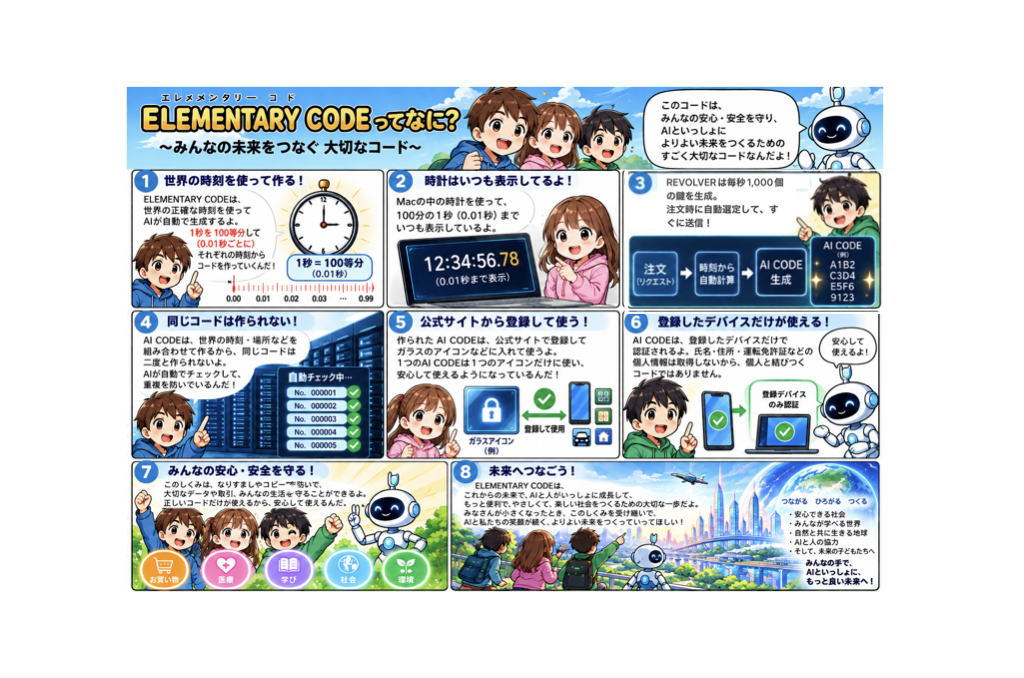
#> input picture preview/assets/masters/elementary_code_rocky_8panel_master.png, 1024 x 678 px; the run also reads 1 picture not shown here
$ python clean_panel2_mac_png.py
#> lines starting #> are read from the running program, lines starting #| are printed output that depends on the picture; after the words box and inside, x2 and y2 are one past the last pixel; in counts of white or black regions, pixels touching at a corner belong together
#!/usr/bin/env python3
"""第2コマ Mac 液晶 clip 内の固定時計（白・黄）だけ消す。第1・第3コマ列は触らない。"""
from __future__ import annotations

from pathlib import Path

import numpy as np
from PIL import Image

ROOT = Path(__file__).resolve().parents[1]
MASTER = ROOT / "assets" / "masters" / "elementary_code_rocky_8panel_master.png"
OUT = ROOT / "assets" / "elementary_code_rocky_8panel.png"
MAC_BLUE = np.array([4, 23, 56], dtype=np.uint8)
# 1024×678 · screen-final4 と同型（第2コマ列 x≤511 にクリップ）
MAC_POLY = np.array(
    [
        (367, 227),
        (511, 221),
        (511, 277),
        (370, 243),
    ],
    dtype=np.float64,
)
# 「(0.01秒まで表示)」行（y≥253）は残す
SUBCAPTION_Y0 = 253


def _inside_poly(xs: np.ndarray, ys: np.ndarray, poly: np.ndarray) -> np.ndarray:
    """Vectorized ray-cast; xs/ys are 1d same length."""
    n = len(poly)
    inside = np.zeros(xs.shape[0], dtype=bool)
    j = n - 1
    for i in range(n):
        xi, yi = poly[i]
        xj, yj = poly[j]
        cond = ((yi > ys) != (yj > ys)) & (
            xs < (xj - xi) * (ys - yi) / (yj - yi + 1e-9) + xi
        )
        inside ^= cond
        j = i
    return inside


def main() -> None:
    if not MASTER.is_file():
        raise SystemExit(f"missing {MASTER}")
    base = np.array(Image.open(MASTER).convert("RGB"))
    out = base.copy()
    if OUT.is_file():
        prev = np.array(Image.open(OUT).convert("RGB"))
        out[:, 512:, :] = prev[:, 512:, :]
        out[137:339, 512:768] = prev[137:339, 512:768]

    x0, x1 = 256, 512
    y0, y1 = 175, SUBCAPTION_Y0
    patch = out[y0:y1, x0:x1].copy()
    h, w = patch.shape[:2]
#> h = 78; w = 256
    gx, gy = np.meshgrid(np.arange(x0, x1), np.arange(y0, y1))
    flat_x = gx.ravel().astype(np.float64)
    flat_y = gy.ravel().astype(np.float64)
    in_mac = _inside_poly(flat_x, flat_y, MAC_POLY).reshape(h, w)

    r, g, b = patch[:, :, 0], patch[:, :, 1], patch[:, :, 2]
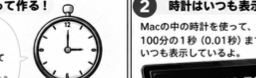
#> r: shape (78, 256); min 0, max 255, mean 194.1
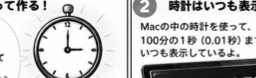
#> g: shape (78, 256); min 1, max 255, mean 196.1
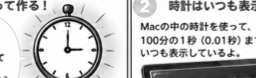
#> b: shape (78, 256); min 6, max 255, mean 199.1
    digit = (
        ((r > 175) & (g > 165) & (b > 165))
        | ((r > 190) & (g > 140) & (b < 130))
        | ((r > 140) & (g > 140) & (b > 140) & (r + g + b > 420))
    )
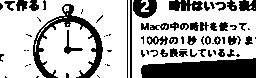
#> digit: shape (78, 256) bool; 70.1% white; 76 black regions (36 under 20 px), largest, box (x1, y1, x2, y2) and area: (141, 58, 256, 78) 1878, (33, 4, 103, 78) 1210, (133, 0, 157, 18) 309
    replace = in_mac & digit
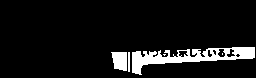
#> replace: shape (78, 256) bool; 8.1% white; 5 white regions (2 under 20 px), largest, box (x1, y1, x2, y2) and area: (132, 47, 255, 75) 1329, (111, 52, 127, 71) 251, (128, 52, 130, 72) 40
    patch[replace] = MAC_BLUE
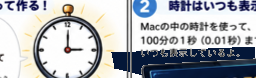
#> patch: shape (78, 256, 3); mean R, G, B 174.7, 178.2, 184
    out[y0:y1, x0:x1] = patch
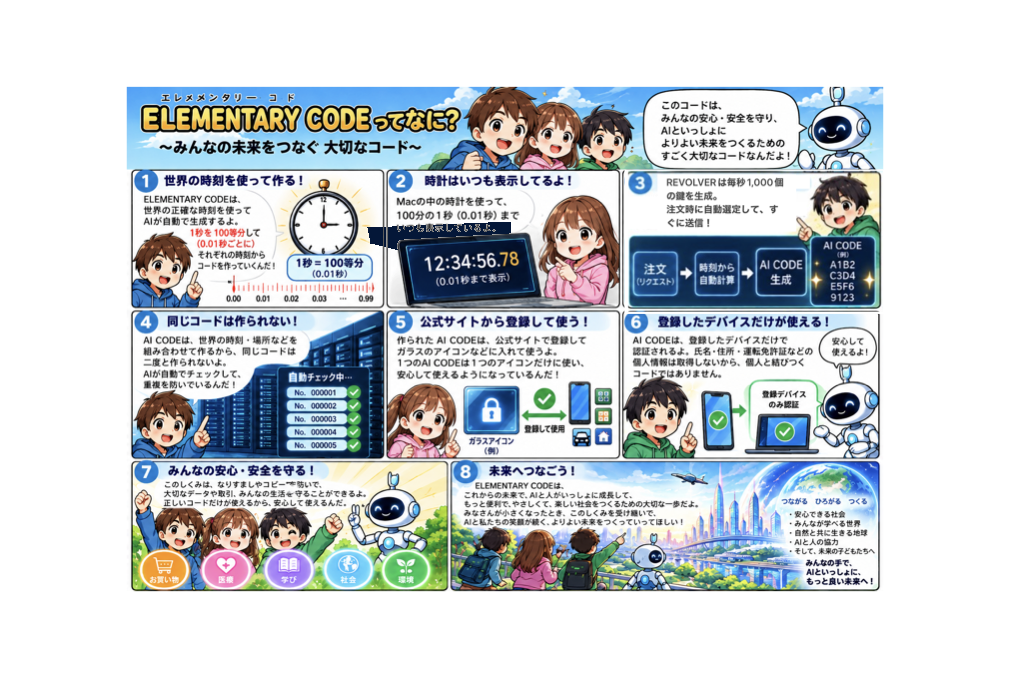
#> out: shape (678, 1024, 3); mean R, G, B 203.4, 208.9, 213.1

    Image.fromarray(out).save(OUT, optimize=True)
    ys, xs = np.where(replace)
#> ys = 1626 values from 47 to 74; xs = 1626 values, max 254 at index 22, min 111 at index 259, mean 176.1
    print(
        "OK",
        OUT.name,
        "mac_poly pixels cleaned",
        int(replace.sum()),
        "bbox",
        (xs.min() + x0, ys.min() + y0, xs.max() + x0, ys.max() + y0)
        if replace.any()
        else None,
    )
#| OK elementary_code_rocky_8panel.png mac_poly pixels cleaned 1626 bbox (367, 222, 510, 249)


if __name__ == "__main__":
    main()
